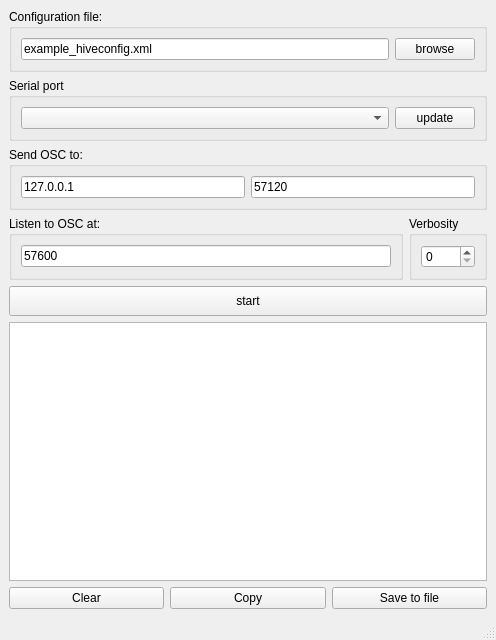
<?xml version="1.0" encoding="UTF-8"?>
<ui version="4.0">
 <class>MainWindow</class>
 <widget class="QMainWindow" name="MainWindow">
  <property name="geometry">
   <rect>
    <x>0</x>
    <y>0</y>
    <width>496</width>
    <height>640</height>
   </rect>
  </property>
  <property name="sizePolicy">
   <sizepolicy hsizetype="Minimum" vsizetype="Minimum">
    <horstretch>0</horstretch>
    <verstretch>0</verstretch>
   </sizepolicy>
  </property>
  <property name="minimumSize">
   <size>
    <width>0</width>
    <height>0</height>
   </size>
  </property>
  <property name="windowTitle">
   <string>minibee2osc</string>
  </property>
  <widget class="QWidget" name="centralwidget">
   <layout class="QVBoxLayout" name="verticalLayout">
    <item>
     <widget class="QGroupBox" name="groupBox_configuration">
      <property name="minimumSize">
       <size>
        <width>0</width>
        <height>60</height>
       </size>
      </property>
      <property name="title">
       <string>Configuration file:</string>
      </property>
      <layout class="QHBoxLayout" name="horizontalLayout_7">
       <item>
        <widget class="QLineEdit" name="lineEdit_configfile">
         <property name="text">
          <string>example_hiveconfig.xml</string>
         </property>
        </widget>
       </item>
       <item>
        <widget class="QPushButton" name="pushButton_browse">
         <property name="text">
          <string>browse</string>
         </property>
        </widget>
       </item>
      </layout>
     </widget>
    </item>
    <item>
     <widget class="QGroupBox" name="groupBox_serialport">
      <property name="sizePolicy">
       <sizepolicy hsizetype="Minimum" vsizetype="Preferred">
        <horstretch>0</horstretch>
        <verstretch>0</verstretch>
       </sizepolicy>
      </property>
      <property name="minimumSize">
       <size>
        <width>0</width>
        <height>60</height>
       </size>
      </property>
      <property name="title">
       <string>Serial port</string>
      </property>
      <layout class="QHBoxLayout" name="horizontalLayout_6">
       <item>
        <widget class="QComboBox" name="comboBox_serial"/>
       </item>
       <item>
        <widget class="QPushButton" name="pushButton_updateSerial">
         <property name="sizePolicy">
          <sizepolicy hsizetype="Maximum" vsizetype="Fixed">
           <horstretch>0</horstretch>
           <verstretch>0</verstretch>
          </sizepolicy>
         </property>
         <property name="minimumSize">
          <size>
           <width>0</width>
           <height>0</height>
          </size>
         </property>
         <property name="text">
          <string>update</string>
         </property>
        </widget>
       </item>
      </layout>
     </widget>
    </item>
    <item>
     <widget class="QGroupBox" name="groupBox_sendosc">
      <property name="minimumSize">
       <size>
        <width>0</width>
        <height>60</height>
       </size>
      </property>
      <property name="title">
       <string>Send OSC to:</string>
      </property>
      <layout class="QHBoxLayout" name="horizontalLayout_2">
       <item>
        <widget class="QLineEdit" name="lineEdit_sendOSC">
         <property name="text">
          <string>127.0.0.1</string>
         </property>
        </widget>
       </item>
       <item>
        <widget class="QLineEdit" name="lineEdit_sendOSCport">
         <property name="text">
          <string>57120</string>
         </property>
        </widget>
       </item>
      </layout>
     </widget>
    </item>
    <item>
     <layout class="QHBoxLayout" name="horizontalLayout_5">
      <item>
       <widget class="QGroupBox" name="groupBox_listenosc">
        <property name="sizePolicy">
         <sizepolicy hsizetype="Minimum" vsizetype="Preferred">
          <horstretch>0</horstretch>
          <verstretch>0</verstretch>
         </sizepolicy>
        </property>
        <property name="minimumSize">
         <size>
          <width>0</width>
          <height>60</height>
         </size>
        </property>
        <property name="title">
         <string>Listen to OSC at:</string>
        </property>
        <layout class="QHBoxLayout" name="horizontalLayout_3">
         <item>
          <widget class="QLineEdit" name="lineEdit_listenOSCport">
           <property name="text">
            <string>57600</string>
           </property>
          </widget>
         </item>
        </layout>
       </widget>
      </item>
      <item>
       <widget class="QGroupBox" name="groupBox_verbosity">
        <property name="minimumSize">
         <size>
          <width>0</width>
          <height>60</height>
         </size>
        </property>
        <property name="title">
         <string>Verbosity</string>
        </property>
        <layout class="QHBoxLayout" name="horizontalLayout">
         <item>
          <widget class="QSpinBox" name="spinBox_loglevel"/>
         </item>
        </layout>
       </widget>
      </item>
     </layout>
    </item>
    <item>
     <widget class="QPushButton" name="pushButton_start">
      <property name="minimumSize">
       <size>
        <width>0</width>
        <height>30</height>
       </size>
      </property>
      <property name="text">
       <string>start</string>
      </property>
     </widget>
    </item>
    <item>
     <widget class="QTextBrowser" name="text_output"/>
    </item>
    <item>
     <layout class="QHBoxLayout" name="horizontalLayout_4">
      <item>
       <widget class="QPushButton" name="pushButton_2">
        <property name="text">
         <string>Clear</string>
        </property>
       </widget>
      </item>
      <item>
       <widget class="QPushButton" name="pushButton">
        <property name="text">
         <string>Copy</string>
        </property>
       </widget>
      </item>
      <item>
       <widget class="QPushButton" name="pushButton_3">
        <property name="text">
         <string>Save to file</string>
        </property>
       </widget>
      </item>
     </layout>
    </item>
   </layout>
  </widget>
  <widget class="QMenuBar" name="menubar">
   <property name="geometry">
    <rect>
     <x>0</x>
     <y>0</y>
     <width>496</width>
     <height>27</height>
    </rect>
   </property>
  </widget>
  <widget class="QStatusBar" name="statusbar"/>
 </widget>
 <resources/>
 <connections/>
</ui>
